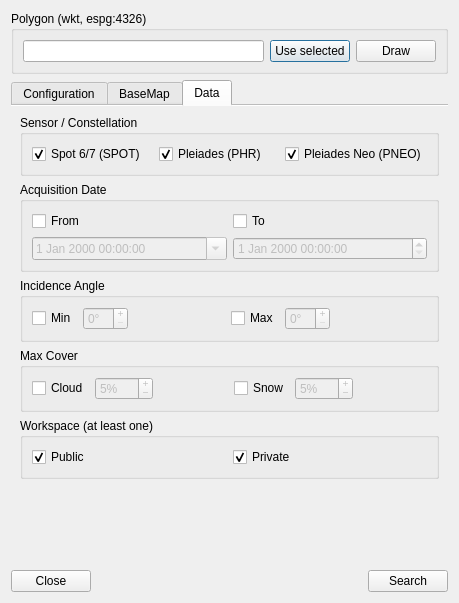
<?xml version="1.0" encoding="UTF-8"?>
<ui version="4.0">
 <class>Dialog</class>
 <widget class="QDialog" name="Dialog">
  <property name="geometry">
   <rect>
    <x>0</x>
    <y>0</y>
    <width>459</width>
    <height>603</height>
   </rect>
  </property>
  <property name="windowTitle">
   <string>Dialog</string>
  </property>
  <layout class="QVBoxLayout" name="verticalLayout">
   <property name="sizeConstraint">
    <enum>QLayout::SetDefaultConstraint</enum>
   </property>
   <item>
    <widget class="QGroupBox" name="bboxGroup">
     <property name="title">
      <string>Polygon (wkt, espg:4326)</string>
     </property>
     <layout class="QHBoxLayout" name="horizontalLayout">
      <item>
       <widget class="QLineEdit" name="polygonInput">
        <property name="frame">
         <bool>true</bool>
        </property>
        <property name="clearButtonEnabled">
         <bool>false</bool>
        </property>
       </widget>
      </item>
      <item>
       <widget class="QPushButton" name="polygonBtn">
        <property name="text">
         <string>Use selected</string>
        </property>
       </widget>
      </item>
      <item>
       <widget class="QPushButton" name="drawBtn">
        <property name="text">
         <string>Draw</string>
        </property>
       </widget>
      </item>
     </layout>
    </widget>
   </item>
   <item>
    <widget class="QTabWidget" name="tab">
     <property name="enabled">
      <bool>true</bool>
     </property>
     <property name="tabPosition">
      <enum>QTabWidget::North</enum>
     </property>
     <property name="tabShape">
      <enum>QTabWidget::Rounded</enum>
     </property>
     <property name="currentIndex">
      <number>2</number>
     </property>
     <property name="elideMode">
      <enum>Qt::ElideNone</enum>
     </property>
     <property name="documentMode">
      <bool>true</bool>
     </property>
     <property name="tabsClosable">
      <bool>false</bool>
     </property>
     <property name="tabBarAutoHide">
      <bool>false</bool>
     </property>
     <widget class="QWidget" name="configTab">
      <attribute name="title">
       <string>Configuration</string>
      </attribute>
      <layout class="QVBoxLayout" name="verticalLayout_4">
       <item>
        <widget class="QGroupBox" name="bmGroup">
         <property name="title">
          <string>Basemap authentication</string>
         </property>
         <property name="checkable">
          <bool>false</bool>
         </property>
         <layout class="QGridLayout" name="gridLayout_3">
          <item row="1" column="1">
           <widget class="QLabel" name="bmPasswordLbl">
            <property name="text">
             <string>Password</string>
            </property>
           </widget>
          </item>
          <item row="1" column="3" colspan="2">
           <widget class="QgsPasswordLineEdit" name="bmPasswordInput"/>
          </item>
          <item row="0" column="3" colspan="2">
           <widget class="QLineEdit" name="bmUsernameInput"/>
          </item>
          <item row="0" column="1">
           <widget class="QLabel" name="bmUsernameLbl">
            <property name="text">
             <string>Username</string>
            </property>
           </widget>
          </item>
         </layout>
        </widget>
       </item>
       <item>
        <widget class="QGroupBox" name="dtGroup">
         <property name="title">
          <string>Data authentication</string>
         </property>
         <layout class="QGridLayout" name="gridLayout_4">
          <item row="0" column="0">
           <widget class="QLabel" name="dtApikeyLbl">
            <property name="text">
             <string>API key</string>
            </property>
           </widget>
          </item>
          <item row="0" column="1" colspan="2">
           <widget class="QgsPasswordLineEdit" name="dtApikeyInput"/>
          </item>
         </layout>
        </widget>
       </item>
       <item>
        <widget class="QGroupBox" name="searchGroup">
         <property name="title">
          <string>Search results</string>
         </property>
         <layout class="QGridLayout" name="gridLayout_8">
          <item row="0" column="0">
           <widget class="QLabel" name="maxResultsLbl">
            <property name="text">
             <string>Max results</string>
            </property>
           </widget>
          </item>
          <item row="0" column="1">
           <widget class="QSpinBox" name="maxResultsInput">
            <property name="buttonSymbols">
             <enum>QAbstractSpinBox::PlusMinus</enum>
            </property>
            <property name="minimum">
             <number>1</number>
            </property>
            <property name="maximum">
             <number>500</number>
            </property>
            <property name="value">
             <number>500</number>
            </property>
           </widget>
          </item>
          <item row="0" column="2">
           <spacer name="maxResultsSpacer">
            <property name="orientation">
             <enum>Qt::Horizontal</enum>
            </property>
            <property name="sizeHint" stdset="0">
             <size>
              <width>40</width>
              <height>20</height>
             </size>
            </property>
           </spacer>
          </item>
         </layout>
        </widget>
       </item>
       <item>
        <spacer name="configTabSpacer">
         <property name="orientation">
          <enum>Qt::Vertical</enum>
         </property>
         <property name="sizeHint" stdset="0">
          <size>
           <width>20</width>
           <height>40</height>
          </size>
         </property>
        </spacer>
       </item>
      </layout>
     </widget>
     <widget class="QWidget" name="bmTab">
      <attribute name="title">
       <string>BaseMap</string>
      </attribute>
      <layout class="QVBoxLayout" name="verticalLayout_3">
       <item>
        <widget class="QGroupBox" name="bmDateGroup">
         <property name="title">
          <string>Inserted Date</string>
         </property>
         <property name="flat">
          <bool>false</bool>
         </property>
         <property name="checkable">
          <bool>false</bool>
         </property>
         <property name="checked">
          <bool>false</bool>
         </property>
         <layout class="QGridLayout" name="gridLayout">
          <item row="1" column="0">
           <widget class="QgsDateTimeEdit" name="bmFromInput">
            <property name="enabled">
             <bool>false</bool>
            </property>
            <property name="allowNull" stdset="0">
             <bool>false</bool>
            </property>
           </widget>
          </item>
          <item row="1" column="1">
           <widget class="QgsDateTimeEdit" name="bmToInput">
            <property name="enabled">
             <bool>false</bool>
            </property>
            <property name="accelerated">
             <bool>false</bool>
            </property>
            <property name="allowNull" stdset="0">
             <bool>false</bool>
            </property>
           </widget>
          </item>
          <item row="0" column="0">
           <widget class="QCheckBox" name="bmFromCheck">
            <property name="text">
             <string>From</string>
            </property>
           </widget>
          </item>
          <item row="0" column="1">
           <widget class="QCheckBox" name="bmToCheck">
            <property name="text">
             <string>To</string>
            </property>
           </widget>
          </item>
         </layout>
        </widget>
       </item>
       <item>
        <spacer name="bmTabSpacer">
         <property name="orientation">
          <enum>Qt::Vertical</enum>
         </property>
         <property name="sizeHint" stdset="0">
          <size>
           <width>20</width>
           <height>40</height>
          </size>
         </property>
        </spacer>
       </item>
      </layout>
     </widget>
     <widget class="QWidget" name="dtTab">
      <attribute name="title">
       <string>Data</string>
      </attribute>
      <layout class="QVBoxLayout" name="verticalLayout_2">
       <item>
        <widget class="QGroupBox" name="dtSensorGroup">
         <property name="title">
          <string>Sensor / Constellation</string>
         </property>
         <layout class="QGridLayout" name="gridLayout_5">
          <item row="0" column="0">
           <widget class="QCheckBox" name="dtSpotCheck">
            <property name="text">
             <string>Spot 6/7 (SPOT)</string>
            </property>
            <property name="checked">
             <bool>true</bool>
            </property>
           </widget>
          </item>
          <item row="0" column="1">
           <widget class="QCheckBox" name="dtPleiadesCheck">
            <property name="text">
             <string>Pleiades (PHR)</string>
            </property>
            <property name="checked">
             <bool>true</bool>
            </property>
           </widget>
          </item>
          <item row="0" column="2">
           <widget class="QCheckBox" name="dtPleiadesNeoCheck">
            <property name="text">
             <string>Pleiades Neo (PNEO)</string>
            </property>
            <property name="checked">
             <bool>true</bool>
            </property>
           </widget>
          </item>
         </layout>
        </widget>
       </item>
       <item>
        <widget class="QGroupBox" name="dtDateGroup">
         <property name="title">
          <string>Acquisition Date</string>
         </property>
         <property name="flat">
          <bool>false</bool>
         </property>
         <property name="checkable">
          <bool>false</bool>
         </property>
         <property name="checked">
          <bool>false</bool>
         </property>
         <layout class="QGridLayout" name="gridLayout_2">
          <item row="0" column="2">
           <widget class="QCheckBox" name="dtToCheck">
            <property name="text">
             <string>To</string>
            </property>
            <property name="checked">
             <bool>false</bool>
            </property>
           </widget>
          </item>
          <item row="0" column="1">
           <widget class="QCheckBox" name="dtFromCheck">
            <property name="text">
             <string>From</string>
            </property>
            <property name="checked">
             <bool>false</bool>
            </property>
            <property name="tristate">
             <bool>false</bool>
            </property>
           </widget>
          </item>
          <item row="1" column="2">
           <widget class="QgsDateTimeEdit" name="dtToInput">
            <property name="enabled">
             <bool>false</bool>
            </property>
            <property name="readOnly">
             <bool>false</bool>
            </property>
            <property name="allowNull" stdset="0">
             <bool>false</bool>
            </property>
           </widget>
          </item>
          <item row="1" column="1">
           <widget class="QgsDateTimeEdit" name="dtFromInput">
            <property name="enabled">
             <bool>false</bool>
            </property>
            <property name="frame">
             <bool>true</bool>
            </property>
            <property name="readOnly">
             <bool>false</bool>
            </property>
            <property name="buttonSymbols">
             <enum>QAbstractSpinBox::UpDownArrows</enum>
            </property>
            <property name="showGroupSeparator" stdset="0">
             <bool>false</bool>
            </property>
            <property name="calendarPopup">
             <bool>true</bool>
            </property>
            <property name="allowNull" stdset="0">
             <bool>false</bool>
            </property>
           </widget>
          </item>
         </layout>
        </widget>
       </item>
       <item>
        <widget class="QGroupBox" name="dtAngleGroup">
         <property name="title">
          <string>Incidence Angle</string>
         </property>
         <property name="checkable">
          <bool>false</bool>
         </property>
         <property name="checked">
          <bool>false</bool>
         </property>
         <layout class="QGridLayout" name="gridLayout_6">
          <item row="0" column="2">
           <spacer name="dtAngleMinSpacer">
            <property name="orientation">
             <enum>Qt::Horizontal</enum>
            </property>
            <property name="sizeHint" stdset="0">
             <size>
              <width>40</width>
              <height>20</height>
             </size>
            </property>
           </spacer>
          </item>
          <item row="0" column="0">
           <widget class="QCheckBox" name="dtAngleMinCheck">
            <property name="text">
             <string>Min</string>
            </property>
            <property name="checked">
             <bool>false</bool>
            </property>
           </widget>
          </item>
          <item row="0" column="5">
           <spacer name="dtAngleMaxSpacer">
            <property name="orientation">
             <enum>Qt::Horizontal</enum>
            </property>
            <property name="sizeHint" stdset="0">
             <size>
              <width>40</width>
              <height>20</height>
             </size>
            </property>
           </spacer>
          </item>
          <item row="0" column="3">
           <widget class="QCheckBox" name="dtAngleMaxCheck">
            <property name="text">
             <string>Max</string>
            </property>
            <property name="checked">
             <bool>false</bool>
            </property>
           </widget>
          </item>
          <item row="0" column="4">
           <widget class="QSpinBox" name="dtAngleMaxInput">
            <property name="enabled">
             <bool>false</bool>
            </property>
            <property name="wrapping">
             <bool>false</bool>
            </property>
            <property name="buttonSymbols">
             <enum>QAbstractSpinBox::PlusMinus</enum>
            </property>
            <property name="suffix">
             <string>°</string>
            </property>
            <property name="maximum">
             <number>30</number>
            </property>
           </widget>
          </item>
          <item row="0" column="1">
           <widget class="QSpinBox" name="dtAngleMinInput">
            <property name="enabled">
             <bool>false</bool>
            </property>
            <property name="readOnly">
             <bool>false</bool>
            </property>
            <property name="buttonSymbols">
             <enum>QAbstractSpinBox::PlusMinus</enum>
            </property>
            <property name="suffix">
             <string>°</string>
            </property>
            <property name="prefix">
             <string/>
            </property>
            <property name="maximum">
             <number>30</number>
            </property>
           </widget>
          </item>
         </layout>
        </widget>
       </item>
       <item>
        <widget class="QGroupBox" name="dtCoverGroup">
         <property name="title">
          <string>Max Cover</string>
         </property>
         <property name="checkable">
          <bool>false</bool>
         </property>
         <property name="checked">
          <bool>false</bool>
         </property>
         <layout class="QGridLayout" name="gridLayout_7">
          <item row="0" column="2">
           <spacer name="dtCloudSpacer">
            <property name="orientation">
             <enum>Qt::Horizontal</enum>
            </property>
            <property name="sizeHint" stdset="0">
             <size>
              <width>40</width>
              <height>20</height>
             </size>
            </property>
           </spacer>
          </item>
          <item row="0" column="0">
           <widget class="QCheckBox" name="dtCloudCheck">
            <property name="text">
             <string>Cloud</string>
            </property>
            <property name="checked">
             <bool>false</bool>
            </property>
           </widget>
          </item>
          <item row="0" column="5">
           <spacer name="dtSnowSpacer">
            <property name="orientation">
             <enum>Qt::Horizontal</enum>
            </property>
            <property name="sizeHint" stdset="0">
             <size>
              <width>40</width>
              <height>20</height>
             </size>
            </property>
           </spacer>
          </item>
          <item row="0" column="3">
           <widget class="QCheckBox" name="dtSnowCheck">
            <property name="text">
             <string>Snow</string>
            </property>
            <property name="checked">
             <bool>false</bool>
            </property>
           </widget>
          </item>
          <item row="0" column="4">
           <widget class="QSpinBox" name="dtSnowInput">
            <property name="enabled">
             <bool>false</bool>
            </property>
            <property name="buttonSymbols">
             <enum>QAbstractSpinBox::PlusMinus</enum>
            </property>
            <property name="suffix">
             <string>%</string>
            </property>
            <property name="maximum">
             <number>100</number>
            </property>
            <property name="value">
             <number>5</number>
            </property>
           </widget>
          </item>
          <item row="0" column="1">
           <widget class="QSpinBox" name="dtCloudInput">
            <property name="enabled">
             <bool>false</bool>
            </property>
            <property name="buttonSymbols">
             <enum>QAbstractSpinBox::PlusMinus</enum>
            </property>
            <property name="suffix">
             <string>%</string>
            </property>
            <property name="maximum">
             <number>100</number>
            </property>
            <property name="value">
             <number>5</number>
            </property>
           </widget>
          </item>
         </layout>
        </widget>
       </item>
       <item>
        <widget class="QGroupBox" name="dtWorkspaceGroup">
         <property name="title">
          <string>Workspace (at least one)</string>
         </property>
         <layout class="QGridLayout" name="gridLayout_9">
          <item row="0" column="0">
           <widget class="QCheckBox" name="dtPublicCheck">
            <property name="text">
             <string>Public</string>
            </property>
            <property name="checked">
             <bool>true</bool>
            </property>
           </widget>
          </item>
          <item row="0" column="1">
           <widget class="QCheckBox" name="dtPrivateCheck">
            <property name="text">
             <string>Private</string>
            </property>
            <property name="checked">
             <bool>true</bool>
            </property>
           </widget>
          </item>
         </layout>
        </widget>
       </item>
       <item>
        <spacer name="dtTabSpacer">
         <property name="orientation">
          <enum>Qt::Vertical</enum>
         </property>
         <property name="sizeHint" stdset="0">
          <size>
           <width>20</width>
           <height>40</height>
          </size>
         </property>
        </spacer>
       </item>
      </layout>
     </widget>
    </widget>
   </item>
   <item>
    <widget class="QLabel" name="errorLbl">
     <property name="palette">
      <palette>
       <active>
        <colorrole role="WindowText">
         <brush brushstyle="SolidPattern">
          <color alpha="255">
           <red>204</red>
           <green>0</green>
           <blue>0</blue>
          </color>
         </brush>
        </colorrole>
       </active>
       <inactive>
        <colorrole role="WindowText">
         <brush brushstyle="SolidPattern">
          <color alpha="255">
           <red>204</red>
           <green>0</green>
           <blue>0</blue>
          </color>
         </brush>
        </colorrole>
       </inactive>
       <disabled>
        <colorrole role="WindowText">
         <brush brushstyle="SolidPattern">
          <color alpha="255">
           <red>190</red>
           <green>190</green>
           <blue>190</blue>
          </color>
         </brush>
        </colorrole>
       </disabled>
      </palette>
     </property>
     <property name="frameShape">
      <enum>QFrame::NoFrame</enum>
     </property>
     <property name="text">
      <string/>
     </property>
     <property name="alignment">
      <set>Qt::AlignRight|Qt::AlignTrailing|Qt::AlignVCenter</set>
     </property>
     <property name="wordWrap">
      <bool>true</bool>
     </property>
    </widget>
   </item>
   <item>
    <layout class="QHBoxLayout" name="dialogBtnLayout">
     <item alignment="Qt::AlignLeft">
      <widget class="QDialogButtonBox" name="dialogBtnBox">
       <property name="layoutDirection">
        <enum>Qt::LeftToRight</enum>
       </property>
       <property name="orientation">
        <enum>Qt::Horizontal</enum>
       </property>
       <property name="standardButtons">
        <set>QDialogButtonBox::Close</set>
       </property>
       <property name="centerButtons">
        <bool>false</bool>
       </property>
      </widget>
     </item>
     <item>
      <spacer name="dialogBtnSpacer">
       <property name="orientation">
        <enum>Qt::Horizontal</enum>
       </property>
       <property name="sizeHint" stdset="0">
        <size>
         <width>40</width>
         <height>20</height>
        </size>
       </property>
      </spacer>
     </item>
     <item>
      <widget class="QPushButton" name="searchBtn">
       <property name="enabled">
        <bool>true</bool>
       </property>
       <property name="text">
        <string>Search</string>
       </property>
       <property name="icon">
        <iconset>
         <normaloff>search.png</normaloff>search.png</iconset>
       </property>
       <property name="checkable">
        <bool>false</bool>
       </property>
       <property name="autoDefault">
        <bool>true</bool>
       </property>
       <property name="default">
        <bool>false</bool>
       </property>
       <property name="flat">
        <bool>false</bool>
       </property>
      </widget>
     </item>
    </layout>
   </item>
  </layout>
 </widget>
 <customwidgets>
  <customwidget>
   <class>QgsDateTimeEdit</class>
   <extends>QDateTimeEdit</extends>
   <header>qgsdatetimeedit.h</header>
  </customwidget>
  <customwidget>
   <class>QgsPasswordLineEdit</class>
   <extends>QLineEdit</extends>
   <header>qgspasswordlineedit.h</header>
  </customwidget>
 </customwidgets>
 <tabstops>
  <tabstop>polygonInput</tabstop>
  <tabstop>polygonBtn</tabstop>
  <tabstop>tab</tabstop>
  <tabstop>bmUsernameInput</tabstop>
  <tabstop>bmPasswordInput</tabstop>
  <tabstop>dtApikeyInput</tabstop>
  <tabstop>bmFromCheck</tabstop>
  <tabstop>bmFromInput</tabstop>
  <tabstop>bmToCheck</tabstop>
  <tabstop>bmToInput</tabstop>
  <tabstop>dtSpotCheck</tabstop>
  <tabstop>dtPleiadesCheck</tabstop>
  <tabstop>dtFromCheck</tabstop>
  <tabstop>dtFromInput</tabstop>
  <tabstop>dtToCheck</tabstop>
  <tabstop>dtToInput</tabstop>
  <tabstop>dtAngleMinCheck</tabstop>
  <tabstop>dtAngleMinInput</tabstop>
  <tabstop>dtAngleMaxCheck</tabstop>
  <tabstop>dtAngleMaxInput</tabstop>
  <tabstop>dtCloudCheck</tabstop>
  <tabstop>dtCloudInput</tabstop>
  <tabstop>dtSnowCheck</tabstop>
  <tabstop>dtSnowInput</tabstop>
 </tabstops>
 <resources/>
 <connections>
  <connection>
   <sender>dialogBtnBox</sender>
   <signal>accepted()</signal>
   <receiver>Dialog</receiver>
   <slot>accept()</slot>
   <hints>
    <hint type="sourcelabel">
     <x>89</x>
     <y>581</y>
    </hint>
    <hint type="destinationlabel">
     <x>427</x>
     <y>490</y>
    </hint>
   </hints>
  </connection>
  <connection>
   <sender>dialogBtnBox</sender>
   <signal>rejected()</signal>
   <receiver>Dialog</receiver>
   <slot>reject()</slot>
   <hints>
    <hint type="sourcelabel">
     <x>89</x>
     <y>581</y>
    </hint>
    <hint type="destinationlabel">
     <x>336</x>
     <y>489</y>
    </hint>
   </hints>
  </connection>
  <connection>
   <sender>dtAngleMinCheck</sender>
   <signal>toggled(bool)</signal>
   <receiver>dtAngleMinInput</receiver>
   <slot>setEnabled(bool)</slot>
   <hints>
    <hint type="sourcelabel">
     <x>74</x>
     <y>344</y>
    </hint>
    <hint type="destinationlabel">
     <x>108</x>
     <y>344</y>
    </hint>
   </hints>
  </connection>
  <connection>
   <sender>dtAngleMaxCheck</sender>
   <signal>toggled(bool)</signal>
   <receiver>dtAngleMaxInput</receiver>
   <slot>setEnabled(bool)</slot>
   <hints>
    <hint type="sourcelabel">
     <x>265</x>
     <y>344</y>
    </hint>
    <hint type="destinationlabel">
     <x>307</x>
     <y>344</y>
    </hint>
   </hints>
  </connection>
  <connection>
   <sender>bmFromCheck</sender>
   <signal>toggled(bool)</signal>
   <receiver>bmFromInput</receiver>
   <slot>setEnabled(bool)</slot>
   <hints>
    <hint type="sourcelabel">
     <x>115</x>
     <y>164</y>
    </hint>
    <hint type="destinationlabel">
     <x>114</x>
     <y>192</y>
    </hint>
   </hints>
  </connection>
  <connection>
   <sender>bmToCheck</sender>
   <signal>toggled(bool)</signal>
   <receiver>bmToInput</receiver>
   <slot>setEnabled(bool)</slot>
   <hints>
    <hint type="sourcelabel">
     <x>295</x>
     <y>172</y>
    </hint>
    <hint type="destinationlabel">
     <x>292</x>
     <y>194</y>
    </hint>
   </hints>
  </connection>
  <connection>
   <sender>dtFromCheck</sender>
   <signal>toggled(bool)</signal>
   <receiver>dtFromInput</receiver>
   <slot>setEnabled(bool)</slot>
   <hints>
    <hint type="sourcelabel">
     <x>61</x>
     <y>244</y>
    </hint>
    <hint type="destinationlabel">
     <x>65</x>
     <y>269</y>
    </hint>
   </hints>
  </connection>
  <connection>
   <sender>dtToCheck</sender>
   <signal>toggled(bool)</signal>
   <receiver>dtToInput</receiver>
   <slot>setEnabled(bool)</slot>
   <hints>
    <hint type="sourcelabel">
     <x>284</x>
     <y>249</y>
    </hint>
    <hint type="destinationlabel">
     <x>282</x>
     <y>264</y>
    </hint>
   </hints>
  </connection>
  <connection>
   <sender>dtCloudCheck</sender>
   <signal>toggled(bool)</signal>
   <receiver>dtCloudInput</receiver>
   <slot>setEnabled(bool)</slot>
   <hints>
    <hint type="sourcelabel">
     <x>54</x>
     <y>422</y>
    </hint>
    <hint type="destinationlabel">
     <x>130</x>
     <y>429</y>
    </hint>
   </hints>
  </connection>
  <connection>
   <sender>dtSnowCheck</sender>
   <signal>toggled(bool)</signal>
   <receiver>dtSnowInput</receiver>
   <slot>setEnabled(bool)</slot>
   <hints>
    <hint type="sourcelabel">
     <x>276</x>
     <y>424</y>
    </hint>
    <hint type="destinationlabel">
     <x>322</x>
     <y>430</y>
    </hint>
   </hints>
  </connection>
 </connections>
</ui>
